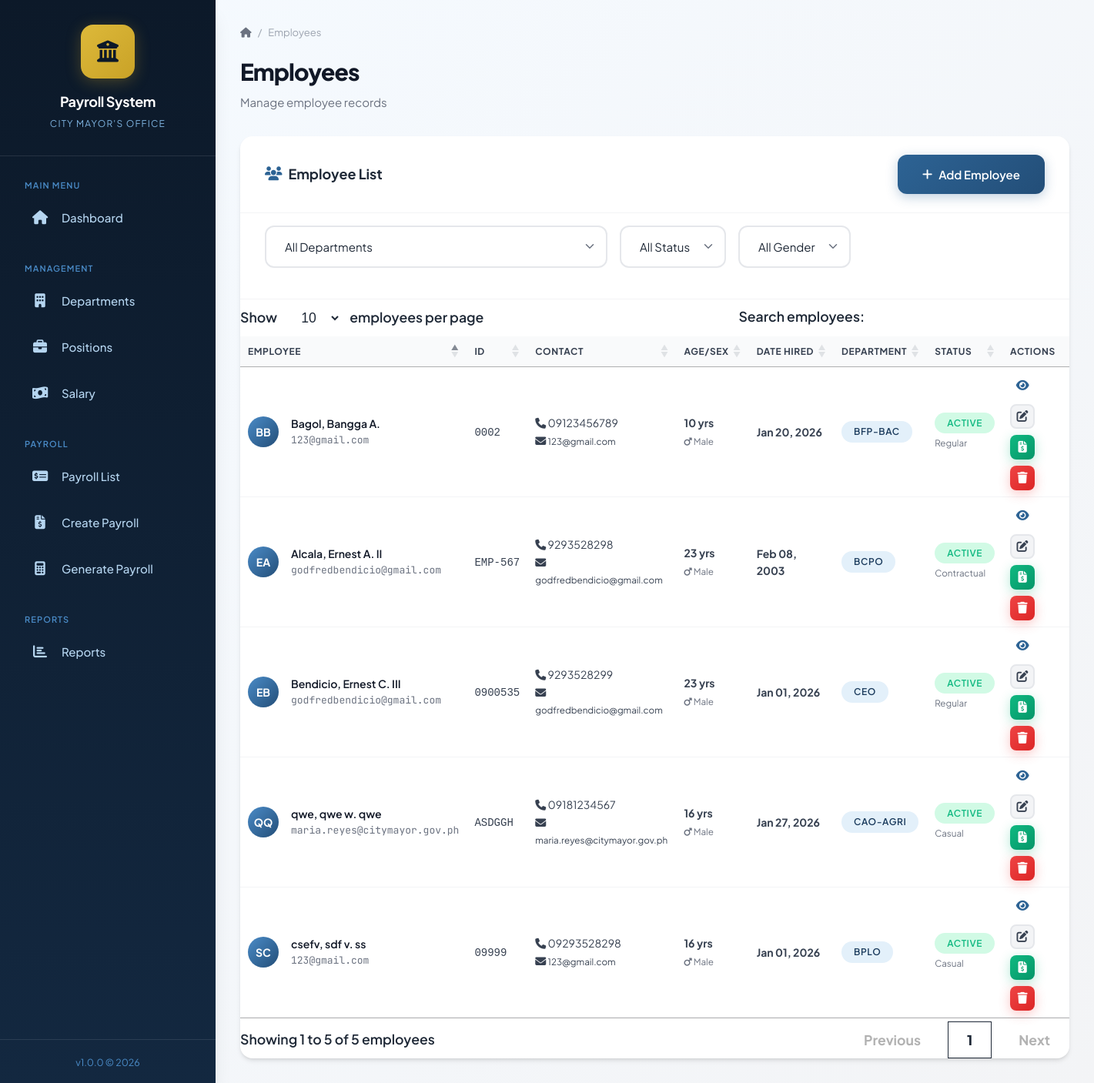
The app's page /payroll_final/employees.php with its own data.
### tables this page shows
CREATE TABLE `employees` (
  `id` int(11) NOT NULL,
  `employee_id` varchar(20) NOT NULL,
  `first_name` varchar(50) NOT NULL,
  `middle_name` varchar(50) DEFAULT NULL,
  `last_name` varchar(50) NOT NULL,
  `suffix` varchar(50) DEFAULT NULL,
  `sex` varchar(50) DEFAULT NULL,
  `date_of_birth` date DEFAULT NULL,
  `age` int(11) DEFAULT NULL,
  `email` varchar(100) DEFAULT NULL,
  `phone` varchar(20) DEFAULT NULL,
  `address` text DEFAULT NULL,
  `date_hired` date DEFAULT NULL,
  `department_id` int(11) DEFAULT NULL,
  `position_id` int(11) DEFAULT NULL,
  `employment_status` enum('Regular','Contractual','Job Order','Casual') DEFAULT 'Regular',
  `is_active` tinyint(1) DEFAULT 1,
  `created_at` timestamp NOT NULL DEFAULT current_timestamp(),
  `updated_at` timestamp NOT NULL DEFAULT current_timestamp() ON UPDATE current_timestamp()
);

CREATE TABLE `departments` (
  `id` int(11) NOT NULL,
  `department_name` varchar(100) NOT NULL,
  `department_code` varchar(20) NOT NULL,
  `description` text DEFAULT NULL,
  `created_at` timestamp NOT NULL DEFAULT current_timestamp(),
  `updated_at` timestamp NOT NULL DEFAULT current_timestamp() ON UPDATE current_timestamp()
);

### payroll_final/employees.php (the view, shortened to what this page needs)
<?php
require_once 'includes/config.php';
$filterDept = isset($_GET['department_id']) ? (int)$_GET['department_id'] : (isset($_GET['department']) ? (int)$_GET['department'] : 0);
$whereClause = "1=1";
$employees = $conn->query("
    SELECT e.*, d.department_name, d.department_code, p.position_title, p.salary_grade, p.basic_salary
    FROM employees e
    LEFT JOIN departments d ON e.department_id = d.id
    LEFT JOIN positions p ON e.position_id = p.id
    WHERE $whereClause
    ORDER BY e.last_name, e.first_name
");
require_once 'includes/header.php';
?>
<link rel="stylesheet" href="https://cdn.datatables.net/1.13.7/css/jquery.dataTables.min.css">
<div class="page-header">
    <div class="breadcrumb">
        <a href="index.php"><i class="fas fa-home"></i></a>
        <span>/</span>
        <?php if ($filterDept > 0): ?>
            <a href="departments.php">Departments</a>
            <span>/</span>
            <span>Employees</span>
        <?php else: ?>
            <span>Employees</span>
        <?php endif; ?>
    </div>
    <h1 class="page-title">Employees</h1>
    <p class="page-subtitle">Manage employee records<?php if ($filterDept > 0): ?> - Filtered by Department<?php endif; ?></p>
</div>
<div class="card">
    <div class="card-header">
        <h2 class="card-title">
            <i class="fas fa-users"></i>
            Employee List
        </h2>
        <div class="btn-group">
            <button class="btn btn-primary" onclick="Modal.open('addEmployeeModal')">
                <i class="fas fa-plus"></i> Add Employee
            </button>
        </div>
    </div>
    <div class="card-body" style="padding: var(--space-md) var(--space-xl); border-bottom: 1px solid var(--gray-100);">
        <form method="GET" class="filter-bar">
            <select name="department" class="form-control" style="width: auto; min-width: 200px;" onchange="this.form.submit()">
                <option value="0">All Departments</option>
            </select>
            <select name="status" class="form-control" style="width: auto;" onchange="this.form.submit()">
                <option value="">All Status</option>
            </select>
            <select name="sex" class="form-control" style="width: auto;" onchange="this.form.submit()">
                <option value="">All Gender</option>
            </select>
        </form>
    </div>
    <div class="card-body" style="padding: 0;">
        <div class="table-container">
            <table class="data-table" id="employeesTable">
                <thead>
                    <tr>
                        <th>Employee</th>
                        <th>ID</th>
                        <th>Contact</th>
                        <th>Age/Sex</th>
                        <th>Date Hired</th>
                        <th>Department</th>
                        <th>Status</th>
                        <th>Actions</th>
                    </tr>
                </thead>
                <tbody>
                    <?php if ($employees && $employees->num_rows > 0): ?>
                        <?php while($row = $employees->fetch_assoc()): ?>
                            <tr>
                                <td>
                                    <div class="employee-info">
                                        <div class="employee-avatar">
                                            <?php echo strtoupper(substr($row['first_name'], 0, 1) . substr($row['last_name'], 0, 1)); ?>
                                        </div>
                                        <div>
                                            <div class="employee-name">
                                                <?php
                                                $fullName = $row['last_name'] . ', ' . $row['first_name'];
                                                if ($row['middle_name']) {
                                                    $fullName .= ' ' . substr($row['middle_name'], 0, 1) . '.';
                                                }
                                                if ($row['suffix']) {
                                                    $fullName .= ' ' . $row['suffix'];
                                                }
                                                echo htmlspecialchars($fullName);
                                                ?>
                                            </div>
                                            <div class="employee-id"><?php echo htmlspecialchars($row['email'] ?: '-'); ?></div>
                                        </div>
                                    </div>
                                </td>
                                <td><code><?php echo htmlspecialchars($row['employee_id']); ?></code></td>
                                <td>
                                    <?php if ($row['phone']): ?>
                                        <div><i class="fas fa-phone"></i> <?php echo htmlspecialchars($row['phone']); ?></div>
                                    <?php endif; ?>
                                    <?php if ($row['email']): ?>
                                        <div><i class="fas fa-envelope"></i> <small><?php echo htmlspecialchars($row['email']); ?></small></div>
                                    <?php endif; ?>
                                </td>
                                <td>
                                    <?php if ($row['age']): ?>
                                        <strong><?php echo $row['age']; ?> yrs</strong>
                                    <?php else: ?>
                                        <span class="text-muted">-</span>
                                    <?php endif; ?>
                                    <br>
                                    <?php if ($row['sex']): ?>
                                        <small class="text-muted">
                                            <i class="fas fa-<?php echo $row['sex'] === 'Male' ? 'mars' : 'venus'; ?>"></i>
                                            <?php echo htmlspecialchars($row['sex']); ?>
                                        </small>
                                    <?php else: ?>
                                        <small class="text-muted">-</small>
                                    <?php endif; ?>
                                </td>
                                <td>
                                    <?php if ($row['date_hired']): ?>
                                        <strong><?php echo date('M d, Y', strtotime($row['date_hired'])); ?></strong>
                                    <?php else: ?>
                                        <span class="text-muted">-</span>
                                    <?php endif; ?>
                                </td>
                                <td>
                                    <?php if ($row['department_name']): ?>
                                        <span class="badge badge-primary"><?php echo htmlspecialchars($row['department_code']); ?></span>
                                    <?php else: ?>
                                        <span class="text-muted">-</span>
                                    <?php endif; ?>
                                </td>
                                <td>
                                    <?php if ($row['is_active']): ?>
                                        <span class="badge badge-success">Active</span>
                                    <?php else: ?>
                                        <span class="badge badge-danger">Inactive</span>
                                    <?php endif; ?>
                                    <br><small class="text-muted"><?php echo $row['employment_status']; ?></small>
                                </td>
                                <td>
                                    <div class="btn-group">
                                        <a href="employee_details.php?id=<?php echo $row['id']; ?>"
                                           class="btn btn-info btn-icon sm"
                                           title="View Details">
                                            <i class="fas fa-eye"></i>
                                        </a>
                                        <button class="btn btn-secondary btn-icon sm"
                                                onclick="editEmployee(<?php echo htmlspecialchars(json_encode($row)); ?>)"
                                                title="Edit">
                                            <i class="fas fa-edit"></i>
                                        </button>
                                        <a href="payroll_create.php?employee=<?php echo $row['id']; ?>"
                                           class="btn btn-success btn-icon sm" title="Create Payroll">
                                            <i class="fas fa-file-invoice-dollar"></i>
                                        </a>
                                        <button class="btn btn-danger btn-icon sm"
                                                onclick="deleteEmployee(<?php echo $row['id']; ?>, '<?php echo htmlspecialchars($row['first_name'] . ' ' . $row['last_name']); ?>')"
                                                title="Delete">
                                            <i class="fas fa-trash"></i>
                                        </button>
                                    </div>
                                </td>
                            </tr>
                        <?php endwhile; ?>
                    <?php endif; ?>
                </tbody>
            </table>
        </div>
    </div>
</div>
<?php require_once 'includes/footer.php'; ?>

### payroll_final/employees.php (style rules this page uses)
table.dataTable thead .sorting:before, table.dataTable thead .sorting_asc:before, table.dataTable thead .sorting_desc:before, table.dataTable thead .sorting:after, table.dataTable thead .sorting_asc:after, table.dataTable thead .sorting_desc:after { display: none; }
table.dataTable thead th { position: relative; cursor: pointer; }
table.dataTable thead th.sorting:after { content: "⇅"; position: absolute; right: 10px; font-size: 1.2rem; color: var(--text-muted); }
table.dataTable thead th.sorting_asc:after { content: "↑"; position: absolute; right: 10px; font-size: 1.3rem; color: var(--primary-main); font-weight: bold; }
.dataTables_wrapper .data-table { width: 100% !important; }

### records on screen
employees: first_name+last_name "EA", fullName "Alcala, Ernest A. II", email "godfredbendicio@gmail.com", employee "EMP-567", phone "9293528298", age "23", sex "Male", date_hired "Feb 08, 2003", department.department_code "BCPO", is_active "ACTIVE", employment_status "Contractual"
employees: first_name+last_name "BB", fullName "Bagol, Bangga A.", email "123@gmail.com", employee "0002", phone "09123456789", age "10", sex "Male", date_hired "Jan 20, 2026", department.department_code "BFP-BAC", is_active "ACTIVE", employment_status "Regular"
employees: first_name+last_name "EB", fullName "Bendicio, Ernest C. III", email "godfredbendicio@gmail.com", employee "0900535", phone "9293528299", age "23", sex "Male", date_hired "Jan 01, 2026", department.department_code "CEO", is_active "ACTIVE", employment_status "Regular"
employees: first_name+last_name "SC", fullName "csefv, sdf v. ss", email "123@gmail.com", employee "09999", phone "09293528298", age "16", sex "Male", date_hired "Jan 01, 2026", department.department_code "BPLO", is_active "ACTIVE", employment_status "Casual"
employees: first_name+last_name "QQ", fullName "qwe, qwe w. qwe", email "maria.reyes@citymayor.gov.ph", employee "ASDGGH", phone "09181234567", age "16", sex "Male", date_hired "Jan 27, 2026", department.department_code "CAO-AGRI", is_active "ACTIVE", employment_status "Casual"
